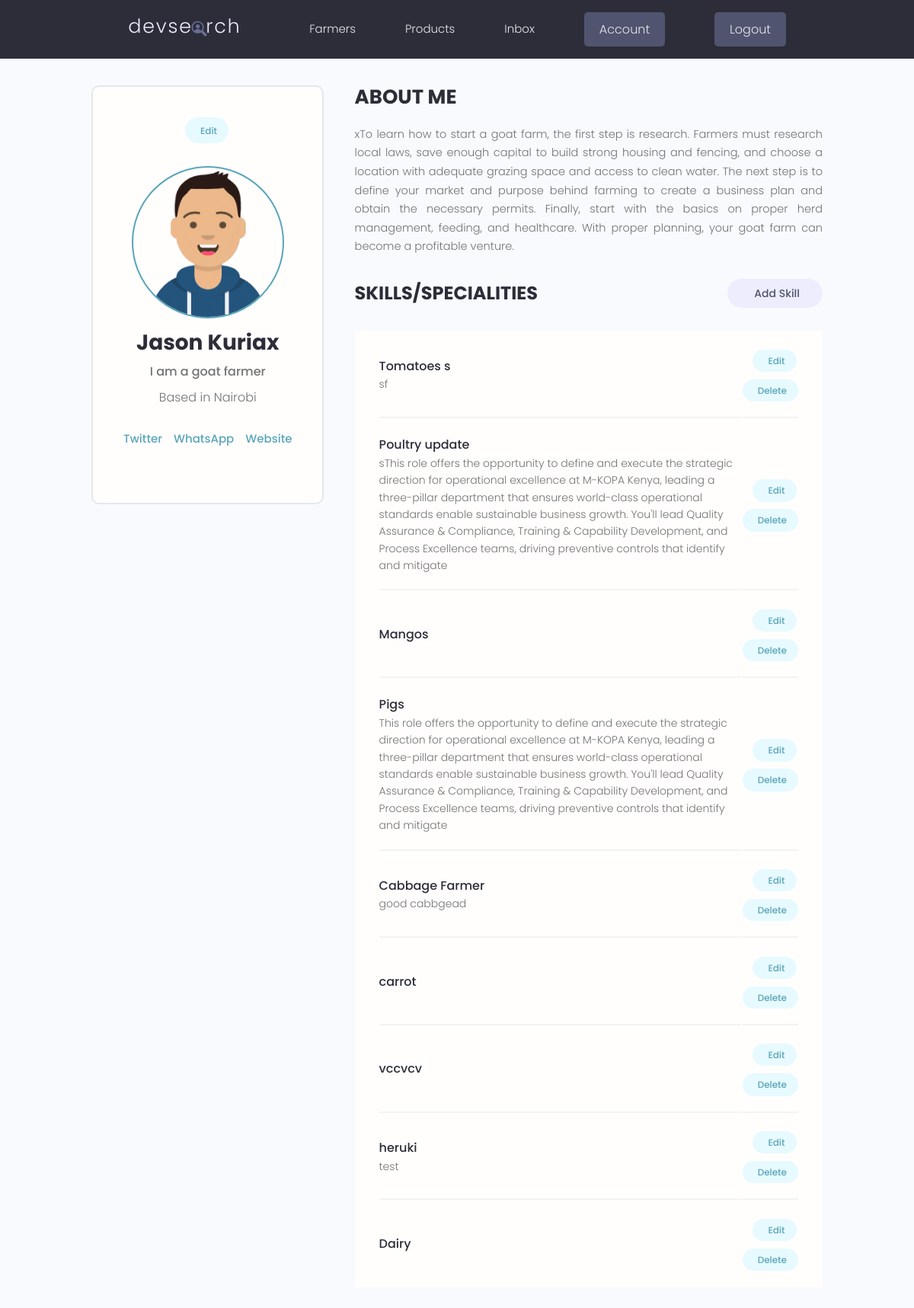
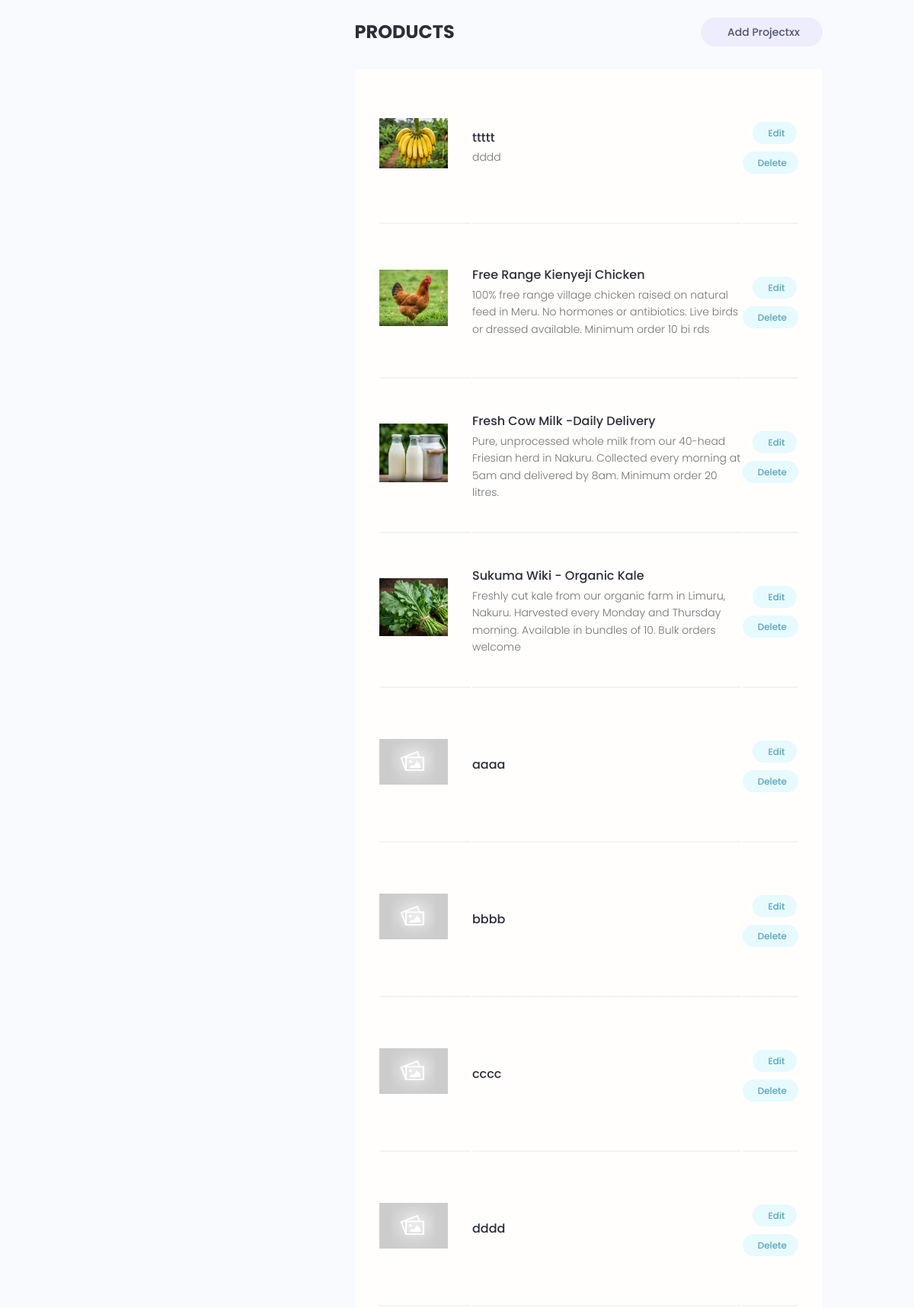
The app's page /account/ (signed in, upper part) with its own data (2 pictures, top to bottom).
### users/models.py (models this page shows, shortened)
class Profile(models.Model):
    user = models.OneToOneField(
        User,
        on_delete=models.CASCADE,
        null=True, blank=True
    )
    name = models.CharField(max_length=200, null=True, blank=True)
    email = models.EmailField(max_length=500, null=True, blank=True)
    username = models.CharField(max_length=200, null=True, blank=True)
    short_intro = models.CharField(max_length=200, blank=True, null=True)
    bio = models.TextField(null=True, blank=True)
    profile_image = models.ImageField(
        null=True, blank=True,
        upload_to='profiles/',
        default='profiles/user-default.png'
    )
    county = models.ForeignKey(
        'products.County',    # referencing County from products app
        on_delete=models.SET_NULL,
        null=True, blank=True
    )
    specialities = models.ManyToManyField('Speciality', blank=True)
    phone = models.CharField(max_length=20, null=True, blank=True)
    whatsapp_link = models.CharField(max_length=500, null=True, blank=True)
    website = models.CharField(max_length=500, null=True, blank=True)
    social_twitter = models.CharField(max_length=200, null=True, blank=True)
    youtube = models.CharField(max_length=200, null=True, blank=True)
    created = models.DateTimeField(auto_now_add=True)
    id = models.UUIDField(
        default=uuid.uuid4, unique=True,
        primary_key=True, editable=False
    )

class Speciality(models.Model):
    owner = models.ForeignKey(
        Profile,
        on_delete=models.CASCADE,
        null=True, blank=True
    )
    name = models.CharField(max_length=200, blank=True, null=True)
    description = models.TextField(null=True, blank=True)
    created = models.DateTimeField(auto_now_add=True)
    id = models.UUIDField(
        default=uuid.uuid4, unique=True,
        primary_key=True, editable=False
    )

### products/models.py (models this page shows, shortened)
class County(models.Model):
    name = models.CharField(max_length=200)  # e.g. Nairobi, Mombasa, Nakuru
    created = models.DateTimeField(auto_now_add=True)
    id = models.UUIDField(default=uuid.uuid4, unique=True,
                          primary_key=True, editable=False)
    def __str__(self):
        return self.name
    class Meta:
        verbose_name_plural = 'Counties'

class Product(models.Model):
    owner = models.ForeignKey(
        Profile,
        on_delete=models.SET_NULL,
        null=True, blank=True
    )
    county = models.ForeignKey(
        County, on_delete=models.SET_NULL,
        null=True, blank=True
    )
    title = models.CharField(max_length=200)
    description = models.TextField(null=True, blank=True)
    price = models.CharField(max_length=200, null=True, blank=True)
    quantity_available = models.CharField(max_length=200, null=True, blank=True)
    unit = models.CharField(max_length=50, null=True, blank=True)  # kg, bunch, piece
    featured_image = models.ImageField(
        null=True, blank=True,
        default='default.jpg',
        upload_to='products/' # saves to media/products/
    )
    class Meta:
        ordering = ['created']  # oldest products first
    contact_link = models.CharField(max_length=2000, null=True, blank=True)
    farm_link = models.CharField(max_length=2000, null=True, blank=True)
    categories = models.ManyToManyField(Category, blank=True)
    vote_total = models.IntegerField(default=0, null=True, blank=True)
    vote_ratio = models.IntegerField(default=0, null=True, blank=True)
    created = models.DateTimeField(auto_now_add=True)
    id = models.UUIDField(default=uuid.uuid4, unique=True,
                          primary_key=True, editable=False)
    class Meta: # newest products first when we query for products, they will be order -ed by created date descending by default
        ordering = ['-vote_ratio', '-vote_total', 'title']  # order by vote ratio desc, then vote total desc, then title asc

### users/views.py (the view)
# urls.py: path('account/', views.userAccount, name='account'), # <--- New User Account Route
@login_required(login_url='login')
def userAccount(request):
    profile = request.user.profile
    specialities = profile.speciality_set.all()
    products = profile.product_set.all()
    context = {
        'profile': profile,
        'specialities': specialities,
        'products': products
    }
    return render(request, 'users/account.html', context)

### users/templates/users/account.html (shortened to what this page needs)
{% extends 'main.html' %}
{% block content %}
  <main class="settingsPage profile my-md">
    <div class="container">
      <div class="layout">
        <div class="column column--1of3">
          <div class="card text-center">
            <div class="card__body dev">
              <a class="tag tag--pill tag--main settings__btn" href="{% url 'edit-account' %}">
                Edit
              </a>
              <img class="avatar avatar--xl dev__avatar" src="{{profile.profile_image.url}}" />
              <h2 class="dev__name">{{profile.name}}</h2>
              <p class="dev__title">{{profile.short_intro}}</p>
              <p class="dev__location">Based in {{profile.county}}</p>
              <ul class="dev__social">
                {% if profile.social_twitter %}
                    <li><a href="{{ profile.social_twitter }}">Twitter</a></li>
                {% endif %}
                {% if profile.whatsapp_link %}
                    <li><a href="{{ profile.whatsapp_link }}">WhatsApp</a></li>
                {% endif %}
                {% if profile.website %}
                    <li><a href="{{ profile.website }}">Website</a></li>
                {% endif %}
              </ul>
            </div>
          </div>
        </div>
        <div class="column column--2of3">
          <div class="devInfo">
            <h3 class="devInfo__title">About Me</h3>
            <p class="devInfo__about">{{profile.bio}}</p>
          </div>
          <div class="settings">
            <h3 class="settings__title">Skills/Specialities</h3>
            <a class="tag tag--pill tag--sub settings__btn tag--lg" href="{% url 'create-speciality' %}">
              Add Skill
            </a>
          </div>
          <table class="settings__table">
            {% for speciality in specialities %}
            <tr>
              <td class="settings__tableInfo">
                <h4>{{speciality.name}}</h4>
                <p>{{speciality.description}}</p>
              </td>
              <td class="settings__tableActions">
                <a class="tag tag--pill tag--main settings__btn" href="{% url 'update-speciality' speciality.id %}"> Edit</a>
                <a class="tag tag--pill tag--main settings__btn" href="{% url 'delete-speciality' speciality.id %}?next=/account">
                  Delete</a>
              </td>
            </tr>
            {% endfor %}
          </table>
          <div class="settings">
            <h3 class="settings__title">Products</h3>
            <a class="tag tag--pill tag--sub settings__btn tag--lg" href="{% url 'create-product' %}">
              Add Projectxx
            </a>
          </div>
          <table class="settings__table">
            {% for product in products %}
            <tr>
              <td class="settings__thumbnail">
                <a href="{% url 'single-product' product.id %}">
                  <img src="{{product.featured_image.url}}" alt="Project Thumbnail" />
                </a>
              </td>
              <td class="settings__tableInfo">
                <a href="{% url 'single-product' product.id %}">{{product.title}}</a>
                <p>{{product.description|slice:"150"}}</p>
              </td>
              <td class="settings__tableActions">
                <a class="tag tag--pill tag--main settings__btn" href="{% url 'update-product' product.id %}"> Edit</a>
                <a class="tag tag--pill tag--main settings__btn" href="{% url 'delete-product' product.id %}?next=/account">
                  Delete</a>
              </td>
            </tr>
            {% endfor %}
          </table>
        </div>
      </div>
    </div>
  </main>
{% endblock content %}

### static/styles/app.css (style rules this page uses)
:root { --color-sub: #2d2d39; }
.card { border: 2px solid var(--color-light); }
img { width: 100%; }
.profile .card > .dev { padding: 4rem; }
.dev__avatar { display: block; margin: auto; }
.dev__name { color: var(--color-sub); font-size: 2.8rem; font-weight: 700; margin-top: 1rem; margin-bottom: 0.5rem; }
.dev__title { font-size: 1.6rem; font-weight: 500; line-height: 1.3; }
.dev__location { margin-top: 1rem; }
.dev__social { margin: 3rem 0; list-style: none; display: flex; justify-content: center; gap: 1.5rem; }
.devInfo { margin-bottom: 3rem; }
.devInfo__title, .devInfo__subtitle { font-size: 2.6rem; color: var(--color-sub); text-transform: uppercase; font-weight: 700; margin-bottom: 1.5rem; }
.devInfo__about, .devSkill__info { font-size: 1.45rem; line-height: 1.7; text-align: justify; }
.settingsPage .dev > .settings__btn { display: inline-block; margin-bottom: 3rem; }
.settings { display: flex; justify-content: space-between; align-items: center; }
.settings__title { font-size: 2.4rem; text-transform: uppercase; font-weight: 700; color: var(--color-sub); }
.settings__table { margin-top: 3rem; margin-bottom: 5rem; padding: 0 3rem; background: var(--color-white); }
.settings__table tr { width: 100%; }
.settings__table tr > td { padding: 2rem 0; }
.settings__table tr:not(:last-child) td { border-bottom: 2px solid var(--color-white-light); }
.settings__thumbnail { width: 23%; min-width: 10rem; }
.settings__thumbnail img { padding-right: 3rem; height: 15rem; object-fit: contain; }
.settings__tableInfo { width: 100%; }
.settings__tableInfo h4, .settings__tableInfo a { padding-right: 1rem; width: auto; font-size: 1.6rem; font-weight: 500; color: var(--color-sub); }
.settings__tableInfo p { font-size: 1.4rem; }
.settings__tableActions { text-align: right; }

### static/uikit/styles/modules/_variables.css (style rules this page uses)
:root { --color-main: #5aa5b9; --color-main-light: #e6faff; --color-sub: #3f4156; --color-sub-light: #51546e; --color-sub-lighter: #ededfd; --color-text: #737373; --color-gray: #8b8b8b; --color-light: #e5e7eb; --color-light-gray: #767676; --color-bg: #f8fafd; --color-white: #fffefd; --color-white-light: #f3f3f3; --color-success: #359e64; --color-success-bg: #def8e8; --color-error: #fc4b0b; --color-error-bg: #fff2ee; --font-base: 'Poppins', arial, helvetica, 'Segoe UI', roboto, ubuntu, sans-serif; --font-monospace: 'Fira Code', 'Courier New', courier, monospace; --font-regular: 300; --font-medium: 500; --font-bold: 700; --generic-shadow: 1px 1px 5px #00000010; --generic-transition: all 0.3s ease-in-out; }

### static/uikit/styles/modules/_base.css (style rules this page uses)
* { margin: 0; padding: 0; box-sizing: border-box; text-rendering: optimizeLegibility; color: inherit; font-size: inherit; }
html { font-size: 50%; }
@media only screen and (min-width: 480px) { html { font-size: 56.25%; } }
@media only screen and (min-width: 1200px) { html { font-size: 62.5%; } }
body { line-height: 1.6; font-weight: 400; font-size: 1.5rem; color: var(--color-text); background-color: var(--color-bg); min-height: 100vh; }

### static/uikit/styles/modules/_typography.css (style rules this page uses)
* { font-family: var(--font-base); }
h2 { font-size: 3.6rem; font-weight: var(--font-bold); }
h3 { font-size: 3.2rem; font-weight: var(--font-medium); }
h4 { font-size: 2.8rem; font-weight: var(--font-medium); }
p, span, strong { font-size: 1.6rem; color: var(--color-text); font-weight: var(--font-regular); }
a { padding-bottom: 2px; text-decoration: none; display: inline-block; color: var(--color-main); font-weight: var(--font-medium); }

### static/uikit/styles/modules/_utilities.css (style rules this page uses)
.container { width: 92%; max-width: 165rem; margin: 0 auto; box-sizing: border-box; }
@media screen and (min-width: 1000px) { .container { width: 90%; } }
@media screen and (min-width: 1200px) { .container { width: 80%; } }
.text-center { text-align: center; }
.my-md { margin: 3rem auto; }

### static/uikit/styles/modules/_avatar.css (style rules this page uses)
.avatar { border-radius: 50%; border: 2px solid var(--color-main); object-fit: cover; }
.avatar--xl { height: 20rem; width: 20rem; }

### static/uikit/styles/modules/_card.css (style rules this page uses)
.card { border-radius: 1rem; background-color: var(--color-white); border: 1.5px solid var(--color-light); width: auto; height: auto; margin-top: 0.5rem; margin-bottom: 0.5rem; overflow: hidden; }
.card__body, .card__header { padding: 2rem 2.5rem; }

### static/uikit/styles/modules/_layout.css (style rules this page uses)
.layout { display: flex; flex-flow: row wrap; justify-content: space-between; }
.layout > .column { margin-bottom: 3rem; }
.layout > .column.column--1of3 { flex-basis: 30%; }
.layout > .column.column--2of3 { flex-basis: 64%; }

### records on screen
Profile: profile_image (picture), name "Jason Kuriax", short_intro "I am a goat farmer", county "Nairobi", bio "xTo learn how to start a goat farm, the first step is research. Farmers must research local laws, save enough capital to build strong housing and fencing, and choose a location with adequate grazing space and access to clean water. The next step is to define your market and purpose behind farming to create a business plan and obtain the necessary permits. Finally, start with the basics on proper herd management, feeding, and healthcare. With proper planning, your goat farm can become a profitable venture."
Speciality: name "Tomatoes s", description "sf"
Speciality: name "Poultry update", description "sThis role offers the opportunity to define and execute the strategic direction for operational excellence at M-KOPA Kenya, leading a three-pillar department that ensures world-class operational standards enable sustainable business growth. You'll lead Quality Assurance & Compliance, Training & Capability Development, and Process Excellence teams, driving preventive controls that identify and mitigate"
Speciality: name "Mangos"
Speciality: name "Pigs", description "This role offers the opportunity to define and execute the strategic direction for operational excellence at M-KOPA Kenya, leading a three-pillar department that ensures world-class operational standards enable sustainable business growth. You'll lead Quality Assurance & Compliance, Training & Capability Development, and Process Excellence teams, driving preventive controls that identify and mitigate"
Speciality: name "Cabbage Farmer", description "good cabbgead"
Speciality: name "carrot"
Speciality: name "vccvcv"
Speciality: name "heruki", description "test"
Speciality: name "Dairy"
Product: featured_image (picture), title "ttttt", description "dddd"
Product: featured_image (picture), title "Free Range Kienyeji Chicken", description "100% free range village chicken raised on natural feed in Meru. No hormones or antibiotics. Live birds or dressed available. Minimum order 10 bi rds"
Product: featured_image (picture), title "Fresh Cow Milk -Daily Delivery", description "Pure, unprocessed whole milk from our 40-head Friesian herd in Nakuru. Collected every morning at 5am and delivered by 8am. Minimum order 20 litres."
Product: featured_image (picture), title "Sukuma Wiki - Organic Kale", description "Freshly cut kale from our organic farm in Limuru, Nakuru. Harvested every Monday and Thursday morning. Available in bundles of 10. Bulk orders welcome"
Product: featured_image (placeholder picture), title "aaaa"
Product: featured_image (placeholder picture), title "bbbb"
Product: featured_image (placeholder picture), title "cccc"
Product: featured_image (placeholder picture), title "dddd"
